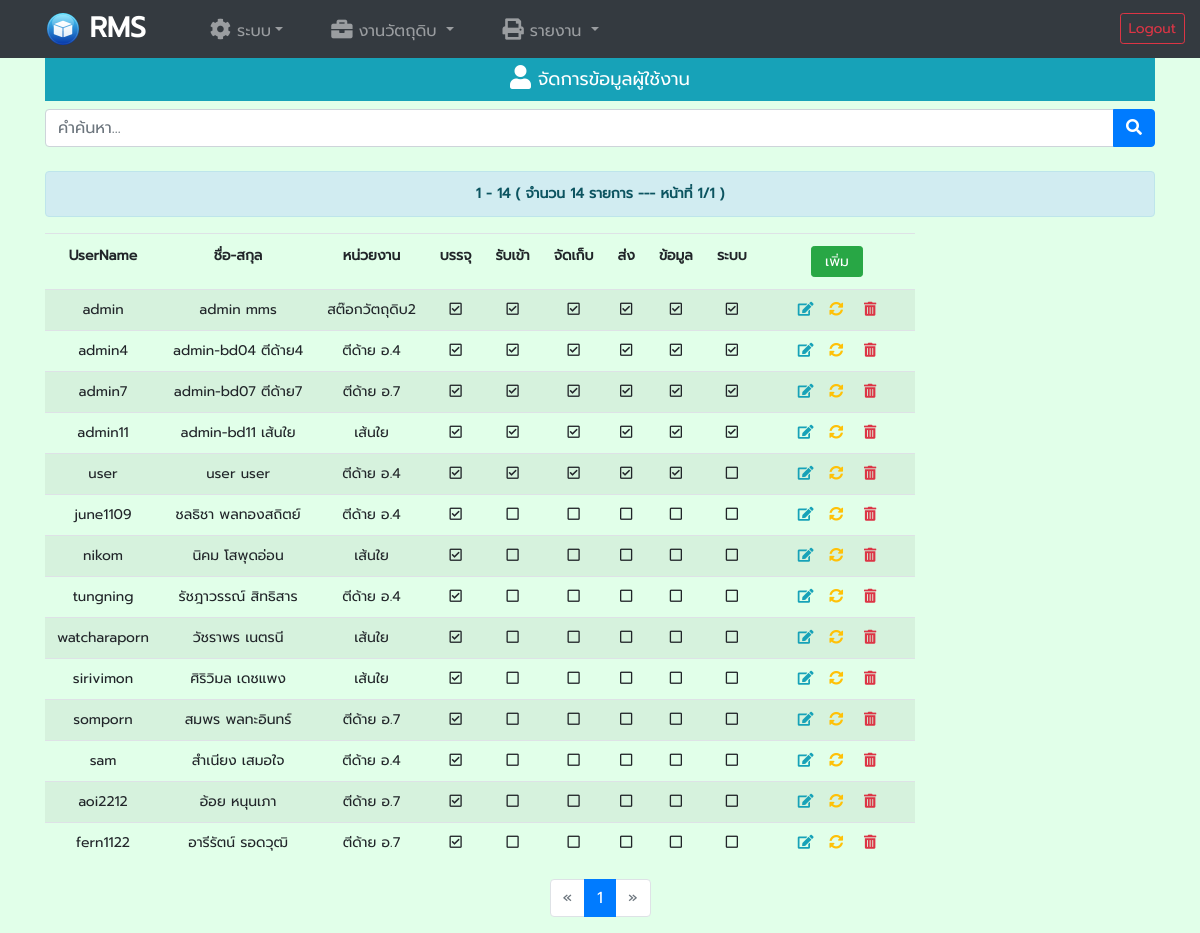
Screenshot of /user.php (signed in) with the database file from the repository.
### tables this page shows
CREATE TABLE `user` (
  `id` int(5) NOT NULL,
  `username` varchar(50) NOT NULL,
  `password` varchar(200) NOT NULL,
  `firstname` varchar(100) NOT NULL,
  `lastname` varchar(100) NOT NULL,
  `id_depart` tinyint(3) NOT NULL DEFAULT 1,
  `pack` tinyint(1) NOT NULL DEFAULT 0,
  `rec` tinyint(1) NOT NULL DEFAULT 0,
  `keep` tinyint(1) NOT NULL DEFAULT 0,
  `tran` tinyint(1) NOT NULL DEFAULT 0,
  `data` tinyint(1) NOT NULL DEFAULT 0,
  `sys` tinyint(1) NOT NULL DEFAULT 0
);

CREATE TABLE `depart` (
  `id_depart` tinyint(3) NOT NULL,
  `depart` varchar(50) NOT NULL
);

### user.php (the view, shortened to what this page needs)
<!doctype html>
<html lang="en">
<head>
	<link rel="stylesheet" href="./css/bootstrap.min.css">
	<link rel="stylesheet" href="./css/all.min.css">
	<link rel="stylesheet" href="./css/menunav.css">
	<?php
	include 'Menu_admin.php';
	include_once 'dbConn.php';
	$show = (isset($_GET['show'])) ? $_GET['show'] : '';
	$submit = (isset($_GET['submit'])) ? $_GET['submit'] : '';
	$page = (isset($_GET['page'])) ? $_GET['page'] : '';
	$search = (isset($_GET['Search'])) ? $_GET['Search'] : ((isset($_POST['Search'])) ? $_POST['Search'] : '');
	?>
</head>
<body>
	<div class="container">
		<div class="row">
			<div class="col-md-12" style='margin-bottom: 8px; font-size:18px;'>
				<span class="d-block p-2 bg-info text-white" align="center"><i class="fas fa-user fa-lg" aria-hidden="true"></i> จัดการข้อมูลผู้ใช้งาน</span>
			</div>
			<?php
			if ($submit == "" or $show == "OK") { ?>
				<div class="col-md-12">
					<form name="fmSearch" method="post" action="user.php?show=OK" role='Search'>
						<div class="form-group row">
							<div class="input-group mb-2 col-md-12">
								<input name='Search' type="text" class="form-control" placeholder="คำค้นหา..." value='<?php echo ($search); ?>' onFocus="this.value ='';">
								<div class="input-group-append">
									<button class="btn btn-primary" type='submit'><i class="fa fa-search" aria-hidden="true"></i></button>
								</div>
							</div>
						</div>
					</form>
				</div>
				<?php
				$limit = '25';
				$rec_sql = "SELECT username, firstname, lastname, depart.depart, pack, rec, keep, tran, data, sys FROM user INNER JOIN depart ON user.id_depart = depart.id_depart WHERE(CONCAT(username,' ',firstname,' ',lastname,' ',depart.depart,' #',LPAD(pack,1,'0'),LPAD(rec,1,'0'),LPAD(keep,1,'0'),LPAD(tran,1,'0'),LPAD(data,1,'0'),LPAD(sys,1,'0')) like '%$search%')
			ORDER by firstname ";
				$Qtotal = mysqli_query($dbconn, $rec_sql) or die(mysqli_error($dbconn . " Q=" . $rec_sql));
				$total_data = mysqli_num_rows($Qtotal);
				$total_page = ceil($total_data / $limit);
				if ($page <= 0 or $page == '') {
					$page = 1;
				}
				$start = ($page - 1) * $limit;
				$from = $start + 1;
				$to = $page * $limit;
				if ($to > $total_data) $to = $total_data;
				?>
				<div class="col-md-12">
					<div class='alert alert-info' role='alert' align="center">
						<?php
						echo ($from . " - " . $to);
						echo (" ( จำนวน " . number_format($total_data) . " รายการ ");
						echo (" --- หน้าที่ " . number_format($page) . "/");
						echo (number_format($total_page) . " )");
						?>
					</div>
				</div>
				<div class="col-md-12">
					<table class="table table-striped table-responsive">
						<thead>
							<tr>
								<td align='center'><strong>UserName</strong>
								</td>
								<td align='center'><strong>ชื่อ-สกุล</strong>
								</td>
								<td align='center'><strong>หน่วยงาน</strong>
								</td>
								<td align='center'><strong>บรรจุ</strong>
								</td>
								<td align='center'><strong>รับเข้า</strong>
								</td>
								<td align='center'><strong>จัดเก็บ</strong>
								</td>
								<td align='center'><strong>ส่ง</strong>
								</td>
								<td align='center'><strong>ข้อมูล</strong>
								</td>
								<td align='center'><strong>ระบบ</strong>
								</td>
								<td width="18%" align="center"><a title="เพิ่มข้อมูล" href="user.php?submit=Add&Search=<?php echo($search)?>" class='btn btn-success btn-sm' role='button'>&nbsp;เพิ่ม&nbsp;</a>
								</td>
							</tr>
						</thead>
						<tbody>
							<?php
							$rec_sql = "SELECT id, username, firstname, lastname, depart.depart, pack, rec, keep, tran, data, sys
						FROM user INNER JOIN depart ON user.id_depart = depart.id_depart
						WHERE(CONCAT(username,' ',firstname,' ',lastname,' ',depart.depart,' #',LPAD(pack,1,'0'),LPAD(rec,1,'0'),LPAD(keep,1,'0'),LPAD(tran,1,'0'),LPAD(data,1,'0'),LPAD(sys,1,'0')) like '%$search%') ORDER by firstname  LIMIT $start,$limit";
							$query = mysqli_query($dbconn, $rec_sql) or die(mysqli_error($dbconn . " Q=" . $rec_sql));
							while ($arr = mysqli_fetch_array($query)) {
								$autoid = $arr['id'];
							?>
								<tr>
									<td align='center'>
										<?php echo $arr['username'] ?>
									</td>
									<td align='center'>
										<?php echo $arr['firstname'] . ' ' . $arr['lastname'] ?>
									</td>
									<td align='center'>
										<?php echo $arr['depart'] ?>
									</td>
									<td align='center'><i class="far <?php if ($arr['pack'] == 1) {
																			echo (' fa-check-square');
																		} else {
																			echo ('fa-square');
																		} ?>" aria-hidden="true"></i>
									</td>
									<td align='center'><i class="far <?php if ($arr['rec'] == 1) {
																			echo (' fa-check-square');
																		} else {
																			echo ('fa-square');
																		} ?>" aria-hidden="true"></i>
									</td>
									<td align='center'><i class="far <?php if ($arr['keep'] == 1) {
																			echo (' fa-check-square');
																		} else {
																			echo ('fa-square');
																		} ?>" aria-hidden="true"></i>
									</td>
									<td align='center'><i class="far <?php if ($arr['tran'] == 1) {
																			echo (' fa-check-square');
																		} else {
																			echo ('fa-square');
																		} ?>" aria-hidden="true"></i>
									</td>
									<td align='center'><i class="far <?php if ($arr['data'] == 1) {
																			echo (' fa-check-square');
																		} else {
																			echo ('fa-square');
																		} ?>" aria-hidden="true"></i>
									</td>
									<td align='center'><i class="far <?php if ($arr['sys'] == 1) {
																			echo (' fa-check-square');
																		} else {
																			echo ('fa-square');
																		} ?>" aria-hidden="true"></i>
									</td>
									<td align="center">
										<a title="แก้ไขข้อมูล" href="user.php?submit=Edit&show=&selid=<?php echo ($autoid) ?>&Search=<?php echo($search)?>" class="text-info"><i class="fas fa-edit" aria-hidden="true"></i></a>&nbsp;&nbsp;
										<a href="#" title='คืนค่ารหัส' class="cf_reset text-warning" data-id="<?php echo ($autoid) ?>" data-show="<?php echo ("[ " . $arr['username'] . " ] ชื่อ:" . $arr['firstname'] . ' ' . $arr['lastname']) ?>"><i class="fas fa-sync-alt" aria-hidden="true"></i></a> &nbsp;&nbsp;
										<a href="#" title='ลบข้อมูล' class="cf_delete text-danger" data-id="<?php echo ($autoid) ?>" data-show="<?php echo (" UserName [ " . $arr['username'] . " ] ชื่อ:" . $arr['firstname'] . ' ' . $arr['lastname']) ?>"><i class="fas fa-trash-alt" aria-hidden="true"></i></a>
									</td>
								</tr>
							<?php }
							?>
						</tbody>
					</table>
					<nav aria-label="Page navigation">
					<?php $_link = "user?Search=$search&page="; ?>
						<ul class='pagination justify-content-center'>
							<li class="page-item <?php if ($page == 1) echo ('disabled') ?>"><a class="page-link" href='<?php echo ($_link.$page - 1) ?>' aria-label='ก่อนหน้า'><span aria-hidden='true'>&laquo;</span></a>
							</li>
							<?php 	for ($i = 1; $i <= $total_page; $i++) {
							?>
								<li class="page-item <?php if ($page == $i) echo ('active'); ?>">
									<a class="page-link" href='<?php echo ($_link.$i) ?>'><?php echo $i ?></a>
								</li>
							<?php } ?>
							<li class="page-item <?php if ($page == $total_page) echo ('disabled'); ?>"><a class="page-link" href='<?php echo ($_link.$page + 1) ?>' aria-label='ถัดไป'><span aria-hidden='true'>&raquo;</span></a>
							</li>
						</ul>
					</nav>
				</div>
			<?php mysqli_close($dbconn); } ?>
		</div>
	</div>
</body>
</html>

### css/menunav.css (style rules this page uses)
body { font-family: var(--prompt); background-color: var(--bg-color); margin-top: 0; }
tbody { font: normal 400 14px/16px var(--prompt); }
.alert { font: normal bold 14px/20px var(--prompt); }
thead { font: normal bold 14px/20px var(--prompt); }

### css/partials/_variables.css (style rules this page uses)
:root { --primary-color:#ff5e00; --primary-color2:#ffda62; --title-color:#505050; --text-color:#777777; --border-color:#201f1f17; --gradient-color:linear-gradient(90deg,#ff5e00 10%,#f8ae4d 100%); --shadow-color:0px 10px 30px rgba(120,85,225,0.3); --shadow-color2:3px 3px 0px rgba(0, 0, 0, 0.3), 2px 2px 0px rgba(0, 0, 0, 0.3), 1px 1px 0px rgba(0, 0, 0, 0.5); --box-shadow:0px 10px 30px rgba(70, 60, 55, 0.3); --bg-color: #E1FFE9; --roboto:'Roboto',cursive; --sarabun:'Sarabun',cursive; --sriracha:'Sriracha',cursive; --merienda:'Merienda',cursive; --prompt:'Prompt',cursive; --quark:'Quark',cursive; }

### rows the page displays
user: username "admin", firstname "admin", lastname "mms", id_depart.depart "สต๊อกวัตถุดิบ2", pack 1 (drawn), rec 1 (drawn), keep 1 (drawn), tran 1 (drawn), data 1 (drawn), sys 1 (drawn)
user: username "admin4", firstname "admin-bd04", lastname "ตีด้าย4", id_depart.depart "ตีด้าย อ.4", pack 1 (drawn), rec 1 (drawn), keep 1 (drawn), tran 1 (drawn), data 1 (drawn), sys 1 (drawn)
user: username "admin7", firstname "admin-bd07", lastname "ตีด้าย7", id_depart.depart "ตีด้าย อ.7", pack 1 (drawn), rec 1 (drawn), keep 1 (drawn), tran 1 (drawn), data 1 (drawn), sys 1 (drawn)
user: username "admin11", firstname "admin-bd11", lastname "เส้นใย", id_depart.depart "เส้นใย", pack 1 (drawn), rec 1 (drawn), keep 1 (drawn), tran 1 (drawn), data 1 (drawn), sys 1 (drawn)
user: username "user", firstname "user", lastname "user", id_depart.depart "ตีด้าย อ.4", pack 1 (drawn), rec 1 (drawn), keep 1 (drawn), tran 1 (drawn), data 1 (drawn), sys 0 (drawn)
user: username "june1109", firstname "ชลธิชา", lastname "พลทองสถิตย์", id_depart.depart "ตีด้าย อ.4", pack 1 (drawn), rec 0 (drawn), keep 0 (drawn), tran 0 (drawn), data 0 (drawn), sys 0 (drawn)
user: username "nikom", firstname "นิคม", lastname "โสพุดอ่อน", id_depart.depart "เส้นใย", pack 1 (drawn), rec 0 (drawn), keep 0 (drawn), tran 0 (drawn), data 0 (drawn), sys 0 (drawn)
user: username "tungning", firstname "รัชฎาวรรณ์", lastname "สิทธิสาร", id_depart.depart "ตีด้าย อ.4", pack 1 (drawn), rec 0 (drawn), keep 0 (drawn), tran 0 (drawn), data 0 (drawn), sys 0 (drawn)
user: username "watcharaporn", firstname "วัชราพร", lastname "เนตรนี", id_depart.depart "เส้นใย", pack 1 (drawn), rec 0 (drawn), keep 0 (drawn), tran 0 (drawn), data 0 (drawn), sys 0 (drawn)
user: username "sirivimon", firstname "ศิริวิมล", lastname "เดชแพง", id_depart.depart "เส้นใย", pack 1 (drawn), rec 0 (drawn), keep 0 (drawn), tran 0 (drawn), data 0 (drawn), sys 0 (drawn)
user: username "somporn", firstname "สมพร", lastname "พลทะอินทร์", id_depart.depart "ตีด้าย อ.7", pack 1 (drawn), rec 0 (drawn), keep 0 (drawn), tran 0 (drawn), data 0 (drawn), sys 0 (drawn)
user: username "sam", firstname "สำเนียง", lastname "เสมอใจ", id_depart.depart "ตีด้าย อ.4", pack 1 (drawn), rec 0 (drawn), keep 0 (drawn), tran 0 (drawn), data 0 (drawn), sys 0 (drawn)
user: username "aoi2212", firstname "อ้อย", lastname "หนุนเภา", id_depart.depart "ตีด้าย อ.7", pack 1 (drawn), rec 0 (drawn), keep 0 (drawn), tran 0 (drawn), data 0 (drawn), sys 0 (drawn)
user: username "fern1122", firstname "อารีรัตน์", lastname "รอดวุฒิ", id_depart.depart "ตีด้าย อ.7", pack 1 (drawn), rec 0 (drawn), keep 0 (drawn), tran 0 (drawn), data 0 (drawn), sys 0 (drawn)

### other values shown
$from "1"
$to "14"
$total_data "14"
$page "1"
$total_page "1"
